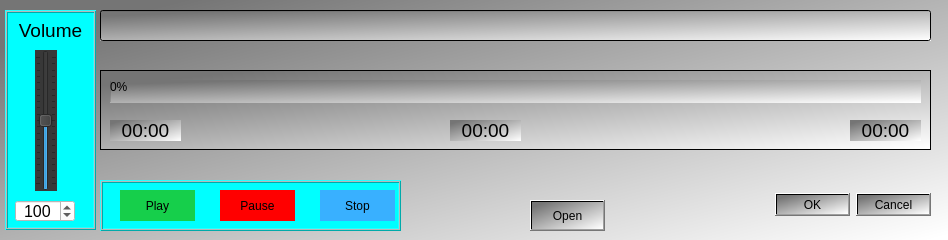
<?xml version="1.0" encoding="UTF-8"?>
<ui version="4.0">
 <class>Dialog_MidiPlayer</class>
 <widget class="QDialog" name="Dialog_MidiPlayer">
  <property name="geometry">
   <rect>
    <x>0</x>
    <y>0</y>
    <width>948</width>
    <height>240</height>
   </rect>
  </property>
  <property name="windowTitle">
   <string>Midi Player</string>
  </property>
  <property name="styleSheet">
   <string notr="true">background-color: qlineargradient(spread:pad, x1:0.0795909, y1:0.119, x2:0.983, y2:0.998455, stop:0 rgba(117, 117, 117, 255), stop:1 rgba(255, 255, 255, 255));
border-color: rgb(0, 0, 0);</string>
  </property>
  <widget class="QDialogButtonBox" name="buttonBox">
   <property name="geometry">
    <rect>
     <x>770</x>
     <y>180</y>
     <width>161</width>
     <height>50</height>
    </rect>
   </property>
   <property name="orientation">
    <enum>Qt::Horizontal</enum>
   </property>
   <property name="standardButtons">
    <set>QDialogButtonBox::Cancel|QDialogButtonBox::Ok</set>
   </property>
  </widget>
  <widget class="QPushButton" name="pushButton_MidiPlayerOpenFile">
   <property name="geometry">
    <rect>
     <x>530</x>
     <y>200</y>
     <width>75</width>
     <height>31</height>
    </rect>
   </property>
   <property name="text">
    <string>Open</string>
   </property>
  </widget>
  <widget class="QLineEdit" name="lineEdit_MidiPlayeFileName">
   <property name="geometry">
    <rect>
     <x>100</x>
     <y>10</y>
     <width>831</width>
     <height>31</height>
    </rect>
   </property>
   <property name="font">
    <font>
     <pointsize>12</pointsize>
    </font>
   </property>
   <property name="readOnly">
    <bool>true</bool>
   </property>
  </widget>
  <widget class="QFrame" name="frame">
   <property name="geometry">
    <rect>
     <x>100</x>
     <y>180</y>
     <width>301</width>
     <height>51</height>
    </rect>
   </property>
   <property name="styleSheet">
    <string notr="true">background-color: rgb(0, 255, 255);</string>
   </property>
   <property name="frameShape">
    <enum>QFrame::Box</enum>
   </property>
   <property name="frameShadow">
    <enum>QFrame::Raised</enum>
   </property>
   <property name="midLineWidth">
    <number>1</number>
   </property>
   <widget class="QPushButton" name="pushButton_MidiPlayerStop">
    <property name="geometry">
     <rect>
      <x>220</x>
      <y>10</y>
      <width>75</width>
      <height>31</height>
     </rect>
    </property>
    <property name="styleSheet">
     <string notr="true">background-color: rgb(57, 176, 255);border: none;</string>
    </property>
    <property name="text">
     <string>Stop</string>
    </property>
   </widget>
   <widget class="QPushButton" name="pushButton_MidiPlayerPause">
    <property name="geometry">
     <rect>
      <x>120</x>
      <y>10</y>
      <width>75</width>
      <height>31</height>
     </rect>
    </property>
    <property name="styleSheet">
     <string notr="true">background-color: rgb(255, 0, 0);border: none;</string>
    </property>
    <property name="text">
     <string>Pause</string>
    </property>
   </widget>
   <widget class="QPushButton" name="pushButton_MidiPlayerPlay">
    <property name="geometry">
     <rect>
      <x>20</x>
      <y>10</y>
      <width>75</width>
      <height>31</height>
     </rect>
    </property>
    <property name="styleSheet">
     <string notr="true">background-color: rgb(22, 207, 75); border: none;</string>
    </property>
    <property name="text">
     <string>Play</string>
    </property>
   </widget>
  </widget>
  <widget class="QFrame" name="frame_2">
   <property name="geometry">
    <rect>
     <x>100</x>
     <y>70</y>
     <width>831</width>
     <height>80</height>
    </rect>
   </property>
   <property name="frameShape">
    <enum>QFrame::StyledPanel</enum>
   </property>
   <property name="frameShadow">
    <enum>QFrame::Raised</enum>
   </property>
   <widget class="QProgressBar" name="progressBar_MidiPlayerProgressPercents">
    <property name="geometry">
     <rect>
      <x>10</x>
      <y>10</y>
      <width>811</width>
      <height>23</height>
     </rect>
    </property>
    <property name="styleSheet">
     <string notr="true"/>
    </property>
    <property name="value">
     <number>0</number>
    </property>
   </widget>
   <widget class="QLabel" name="label_MidiPlayerSongPlayingTime">
    <property name="geometry">
     <rect>
      <x>10</x>
      <y>50</y>
      <width>71</width>
      <height>21</height>
     </rect>
    </property>
    <property name="font">
     <font>
      <pointsize>14</pointsize>
     </font>
    </property>
    <property name="text">
     <string>00:00</string>
    </property>
    <property name="alignment">
     <set>Qt::AlignCenter</set>
    </property>
   </widget>
   <widget class="QLabel" name="label_MidiPlayerSongRemainingPlayingTime">
    <property name="geometry">
     <rect>
      <x>350</x>
      <y>50</y>
      <width>71</width>
      <height>21</height>
     </rect>
    </property>
    <property name="font">
     <font>
      <pointsize>14</pointsize>
     </font>
    </property>
    <property name="text">
     <string>00:00</string>
    </property>
    <property name="alignment">
     <set>Qt::AlignCenter</set>
    </property>
   </widget>
   <widget class="QLabel" name="label_MidiPlayerSongTotalPlayingTime">
    <property name="geometry">
     <rect>
      <x>750</x>
      <y>50</y>
      <width>71</width>
      <height>21</height>
     </rect>
    </property>
    <property name="font">
     <font>
      <pointsize>14</pointsize>
     </font>
    </property>
    <property name="text">
     <string>00:00</string>
    </property>
    <property name="alignment">
     <set>Qt::AlignCenter</set>
    </property>
   </widget>
  </widget>
  <widget class="QFrame" name="frame_3">
   <property name="geometry">
    <rect>
     <x>5</x>
     <y>10</y>
     <width>91</width>
     <height>220</height>
    </rect>
   </property>
   <property name="styleSheet">
    <string notr="true">background-color: rgb(0, 255, 255);</string>
   </property>
   <property name="frameShape">
    <enum>QFrame::Box</enum>
   </property>
   <property name="frameShadow">
    <enum>QFrame::Raised</enum>
   </property>
   <property name="midLineWidth">
    <number>1</number>
   </property>
   <widget class="QLabel" name="label_12">
    <property name="geometry">
     <rect>
      <x>10</x>
      <y>10</y>
      <width>71</width>
      <height>21</height>
     </rect>
    </property>
    <property name="font">
     <font>
      <pointsize>14</pointsize>
     </font>
    </property>
    <property name="text">
     <string>Volume</string>
    </property>
    <property name="alignment">
     <set>Qt::AlignCenter</set>
    </property>
   </widget>
   <widget class="QSpinBox" name="spinBox_MidiPlayer_Volume">
    <property name="geometry">
     <rect>
      <x>10</x>
      <y>190</y>
      <width>60</width>
      <height>22</height>
     </rect>
    </property>
    <property name="font">
     <font>
      <pointsize>12</pointsize>
     </font>
    </property>
    <property name="styleSheet">
     <string notr="true">background-color: rgb(255, 255, 255);</string>
    </property>
    <property name="alignment">
     <set>Qt::AlignCenter</set>
    </property>
    <property name="maximum">
     <number>200</number>
    </property>
    <property name="value">
     <number>100</number>
    </property>
   </widget>
   <widget class="QSlider" name="verticalSlider_MidiPlayer_Volume">
    <property name="geometry">
     <rect>
      <x>30</x>
      <y>40</y>
      <width>22</width>
      <height>141</height>
     </rect>
    </property>
    <property name="styleSheet">
     <string notr="true">background-color: rgb(56, 56, 56);</string>
    </property>
    <property name="maximum">
     <number>200</number>
    </property>
    <property name="value">
     <number>100</number>
    </property>
    <property name="orientation">
     <enum>Qt::Vertical</enum>
    </property>
    <property name="tickPosition">
     <enum>QSlider::TicksBothSides</enum>
    </property>
   </widget>
   <zorder>label_12</zorder>
   <zorder>verticalSlider_MidiPlayer_Volume</zorder>
   <zorder>spinBox_MidiPlayer_Volume</zorder>
  </widget>
  <zorder>frame_2</zorder>
  <zorder>frame</zorder>
  <zorder>buttonBox</zorder>
  <zorder>pushButton_MidiPlayerOpenFile</zorder>
  <zorder>lineEdit_MidiPlayeFileName</zorder>
  <zorder>frame_3</zorder>
 </widget>
 <resources/>
 <connections>
  <connection>
   <sender>buttonBox</sender>
   <signal>accepted()</signal>
   <receiver>Dialog_MidiPlayer</receiver>
   <slot>accept()</slot>
   <hints>
    <hint type="sourcelabel">
     <x>248</x>
     <y>254</y>
    </hint>
    <hint type="destinationlabel">
     <x>157</x>
     <y>274</y>
    </hint>
   </hints>
  </connection>
  <connection>
   <sender>buttonBox</sender>
   <signal>rejected()</signal>
   <receiver>Dialog_MidiPlayer</receiver>
   <slot>reject()</slot>
   <hints>
    <hint type="sourcelabel">
     <x>316</x>
     <y>260</y>
    </hint>
    <hint type="destinationlabel">
     <x>286</x>
     <y>274</y>
    </hint>
   </hints>
  </connection>
 </connections>
</ui>
